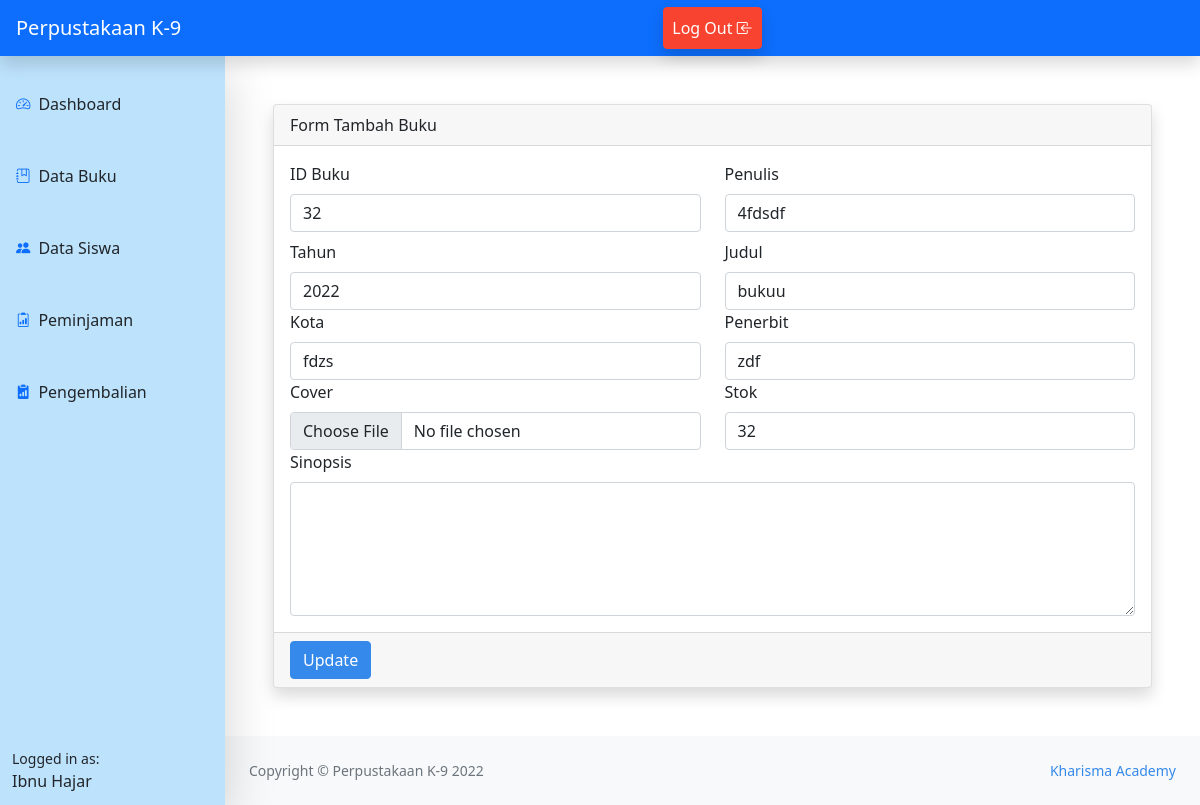
/edit.php?id=32 (signed in), run on the app's committed database.
### tables this page shows
CREATE TABLE `petugas` (
  `nip` int(11) NOT NULL,
  `username` varchar(100) NOT NULL,
  `nama` char(100) DEFAULT NULL,
  `jenis_kelamin` enum('L','P') DEFAULT NULL,
  `alamat` varchar(100) DEFAULT NULL,
  `password` varchar(100) NOT NULL
);

CREATE TABLE `buku` (
  `id_buku` int(11) NOT NULL,
  `penulis` char(250) DEFAULT NULL,
  `tahun` year(4) DEFAULT NULL,
  `judul` varchar(100) DEFAULT NULL,
  `kota` varchar(50) DEFAULT NULL,
  `penerbit` varchar(50) DEFAULT NULL,
  `cover` varchar(200) DEFAULT NULL,
  `sinopsis` text DEFAULT NULL,
  `stok` int(11) DEFAULT NULL
);

### edit.php (the view, shortened to what this page needs)
<?php
include 'config.php';
include 'home_admin.php';
?>
<?php
    $id = $_GET['id'];
    $result = mysqli_query($db,"SELECT * FROM buku WHERE id_buku=$id");
    $data = mysqli_fetch_assoc($result)
    ?>
<main class="mb-5">
  <div class="container-fluid">
  <div class="container mt-5">
<form action="" method="POST" enctype="multipart/form-data">
<div class="card  shadow">
      <div class="card-header ">
        Form Tambah Buku
      </div>
      <div class="card-body">
        <div class="row">
          <div class="col-md-6">
            <div class="form-group mb-2">
              <label class="form-label">ID Buku</label>
              <input type="number" class="form-control" name="id_buku" value="<?php echo $_GET['id'];?>" placeholder="Masukan ID Buku">
              </div>
              </div>
            <div class="col-md-6">
            <div class="form-group">
              <label class="form-label">Penulis</label>
              <input type="text" class="form-control" value="<?php echo $data['penulis'];?>" name="penulis" >
            </div>
          </div>
      </div>
      <div class="row">
          <div class="col-md-6">
          <div class="form-group">
            <label class="form-label">Tahun</label>
            <input type="number" class="form-control" value="<?php echo $data['tahun'];?>" name="tahun" >
          </div>
              </div>
            <div class="col-md-6">
            <div class="form-group">
            <label class="form-label">Judul</label>
            <input type="text" class="form-control" value="<?php echo $data['judul'];?>" name="judul" >
          </div>
          </div>
      </div>
      <div class="row">
          <div class="col-md-6">
          <div class="form-group">
            <label class="form-label">Kota</label>
            <input type="text" class="form-control"  value="<?php echo $data['kota'];?>" name="kota" >
          </div>
              </div>
            <div class="col-md-6">
            <div class="form-group">
            <label class="form-label">Penerbit</label>
            <input type="text" class="form-control" value="<?php echo $data['penerbit'];?>"  name="penerbit" >
          </div>
          </div>
      </div>
      <div class="row">
          <div class="col-md-6">
          <div class="form-group">
            <label class="form-label">Cover</label>
            <input type="file" class="form-control" name="cover" >
          </div>
              </div>
            <div class="col-md-6">
            <div class="form-group">
            <label class="form-label">Stok</label>
            <input type="text" class="form-control" value="<?php echo $data['stok'];?>" name="stok" >
          </div>
          </div>
      </div>
      <div class="row">
        <div class="form-group">
            <label class="form-label">Sinopsis</label>
            <textarea class="form-control" name="sinopsis" value="<?php echo $data['sinopsis'];?>" rows="5"></textarea>
          </div>
      </div>
    </div>
    <div class="card-footer">
       <button type="submit" name="update" class="btn btn-primary float-right">Update</button>
        </div>
   </div>
</form>
</div>
  </div>
</main>
<?php include "footer.php";?>

### home_admin.php (shortened to what this page needs)
<?php
include ('config.php');
$id = $_SESSION['id'];
$sql = mysqli_query($db,"SELECT * FROM petugas WHERE nip = $id");
$name = mysqli_fetch_assoc($sql);
?>
<!DOCTYPE html>
<html lang="en">
<head>
    <link rel="stylesheet" href="../css/bootstrap.rtl.css">
    <link rel="stylesheet" href="bootstrap/css/bootstrap.min.css">
    <link rel="stylesheet" href="https://cdn.jsdelivr.net/npm/bootstrap-icons@1.9.1/font/bootstrap-icons.css">
    <link rel="stylesheet" href="style1.css">
</head>
<body>
        <nav class="sb-topnav navbar navbar-expand navbar-dark bg-primary shadow">
            <a class="navbar-brand ps-3" href="index.html">Perpustakaan K-9</a>
            <ul class="navbar-nav ms-auto pe-5">
                <li class="nav-item ms-auto">
                    <a class="btn btn-danger shadow text-white nav-link" id="navbarDropdown" href="logout.php">Log Out <span class="bi-box-arrow-in-left"></span></a>
                </li>
            </ul>
        </nav>
        <div id="layoutSidenav">
            <div id="layoutSidenav_nav">
                <nav class="sb-sidenav accordion sb-sidenav-light shadow-lg"  style="background-color: #bde2fc;" id="sidenavAccordion">
                    <div class="sb-sidenav-menu">
                        <div class="nav">
                            <a class="nav-link my-4" href="dashboard.php">
                                <div class="sb-nav-link-icon"><span class="text-primary bi-speedometer2"></span></div>
                                Dashboard
                            </a>
                            <a class="nav-link mb-4 " href="data_buku.php" >
                                <div class="sb-nav-link-icon"><span class="text-primary bi-journal-bookmark"></span></div>
                                Data Buku
                            </a>
                            <a class="nav-link mb-4 " href="data_siswa.php" >
                                <div class="sb-nav-link-icon"><span class="text-primary bi-people-fill"></span></div>
                                Data Siswa
                            </a>
                            <a class="nav-link mb-4 " href="peminjaman.php" >
                                <div class="sb-nav-link-icon"><span class="text-primary bi bi-clipboard2-data"></span></div>
                                Peminjaman
                            </a>
                            <a class="nav-link mb-4 " href="pengembalian.php" >
                                <div class="sb-nav-link-icon"><span class="text-primary bi bi-clipboard2-data-fill"></span></div>
                                Pengembalian
                            </a>
                        </div>
                    </div>
                    <div class="sb-sidenav-footer" style="background-color: #bde2fc;">
                        <div class="small">Logged in as:</div>
                        <?= ucwords( $name['nama']);?>
                    </div>
                </nav>
            </div>
            <div id="layoutSidenav_content">
</body>
</html>

### data on the page
petugas: nama "Ibnu Hajar"
buku: penulis "4fdsdf", tahun "2022", judul "bukuu", kota "fdzs", penerbit "zdf", stok "32"
